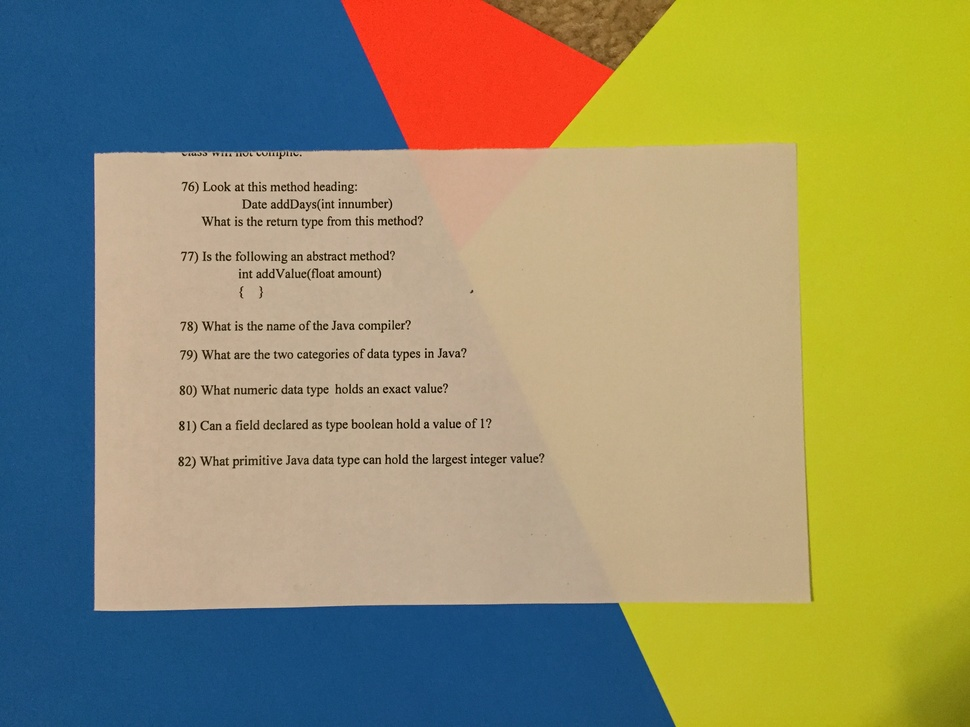
%> input picture Challenge2/data/input_25.JPG, 970 x 727 px, shrunk from 3264 x 2448 before the run
$ octave test4.m   (GNU Octave 9; MATLAB toolbox functions it lacks are replaced by stand-ins)
%> lines starting %> are read from the running program, lines starting %| are printed output that depends on the picture
input_im = imread('data/input_25.JPG');
%> input_im is the input picture: size 727x970x3 uint8; mean R, G, B 149.9, 144.9, 105.6
input_im = rgb2gray(input_im);
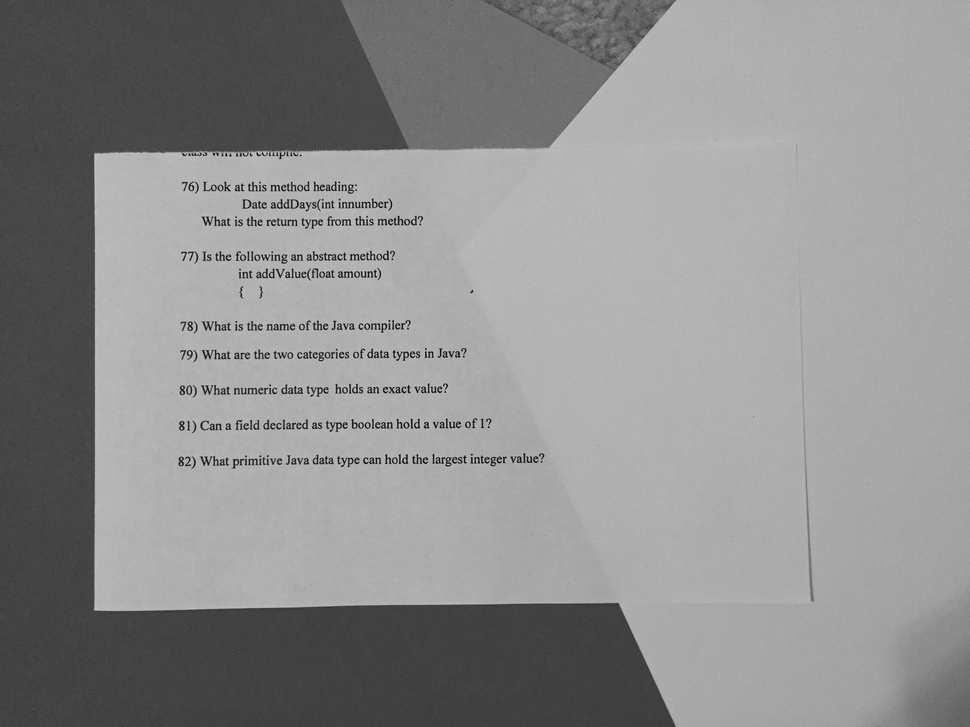
%> input_im: size 727x970 uint8; min 4, max 211, mean 141.9
input_im = input_im - 100;
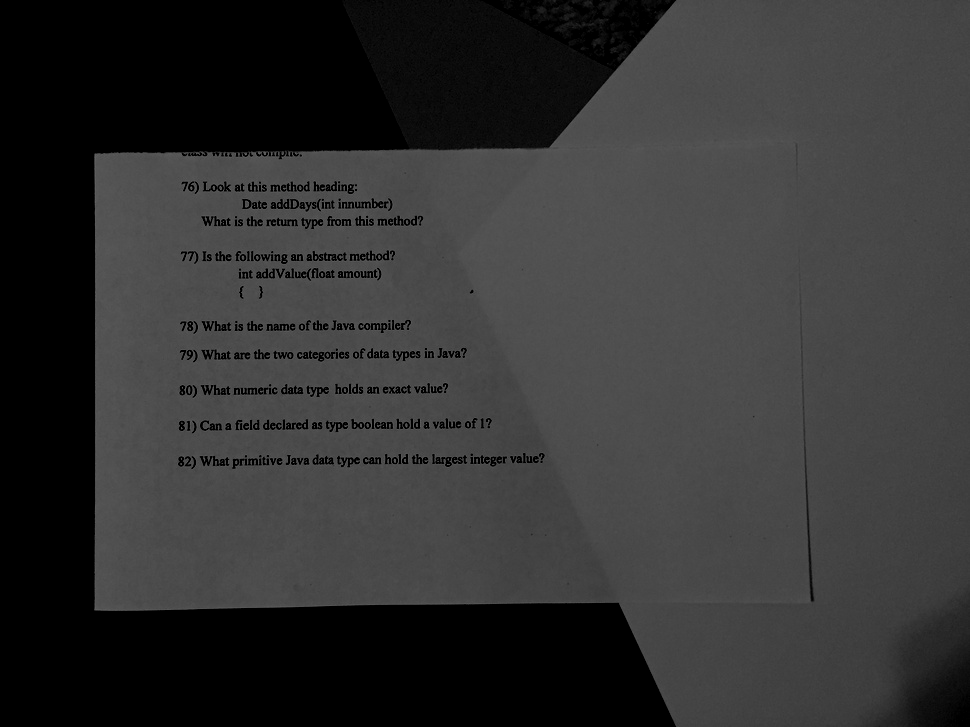
%> input_im: size 727x970 uint8; min 0, max 111, mean 50.3
imshow(input_im);

% [20 lines of commented-out code are left out]

$ run again, with Challenge2/data/input_10.JPG copied over Challenge2/data/input_25.JPG
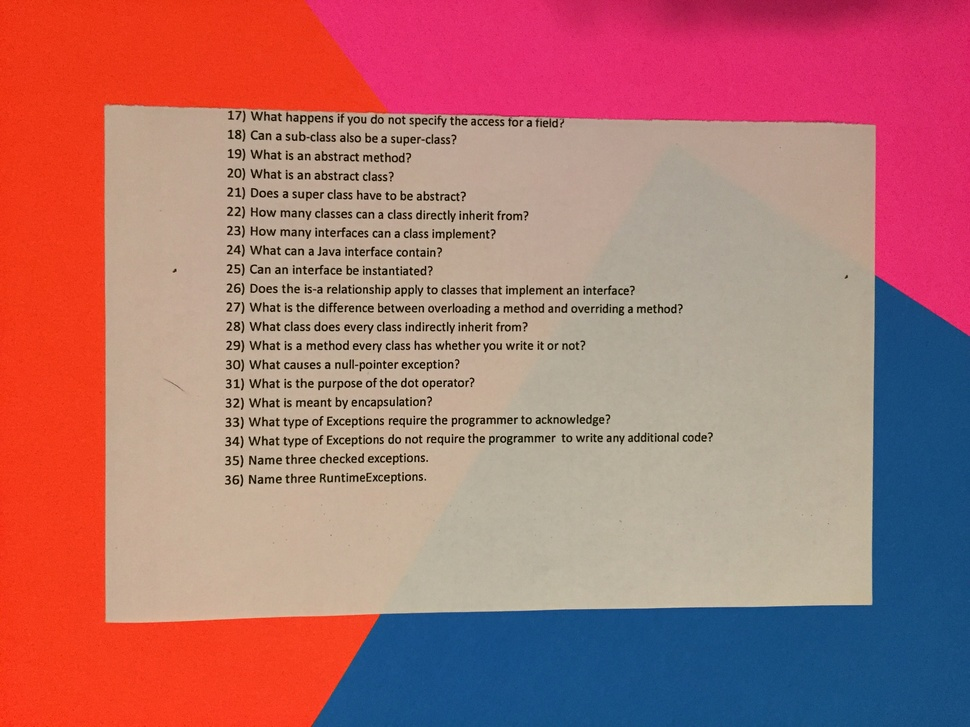
%> input picture Challenge2/data/input_10.JPG, 970 x 727 px, shrunk from 3264 x 2448 before the run
%> input_im is the input picture: size 727x970x3 uint8; mean R, G, B 174.5, 116.1, 115.6
%> `input_im = rgb2gray(input_im);`:
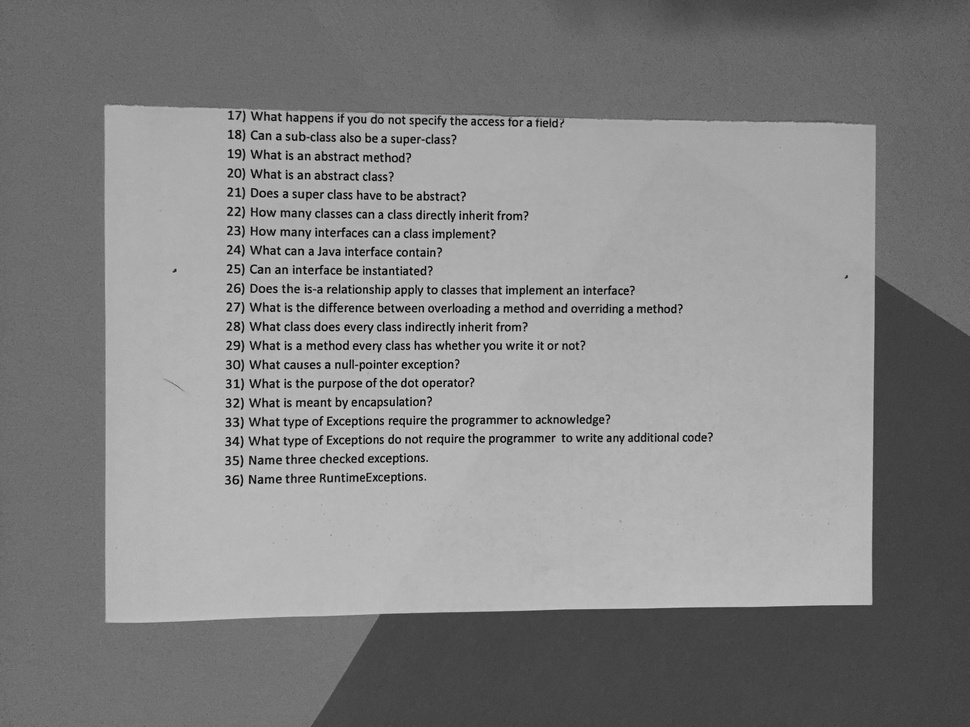
%> input_im: size 727x970 uint8; min 2, max 212, mean 133.5
%> `input_im = input_im - 100;`:
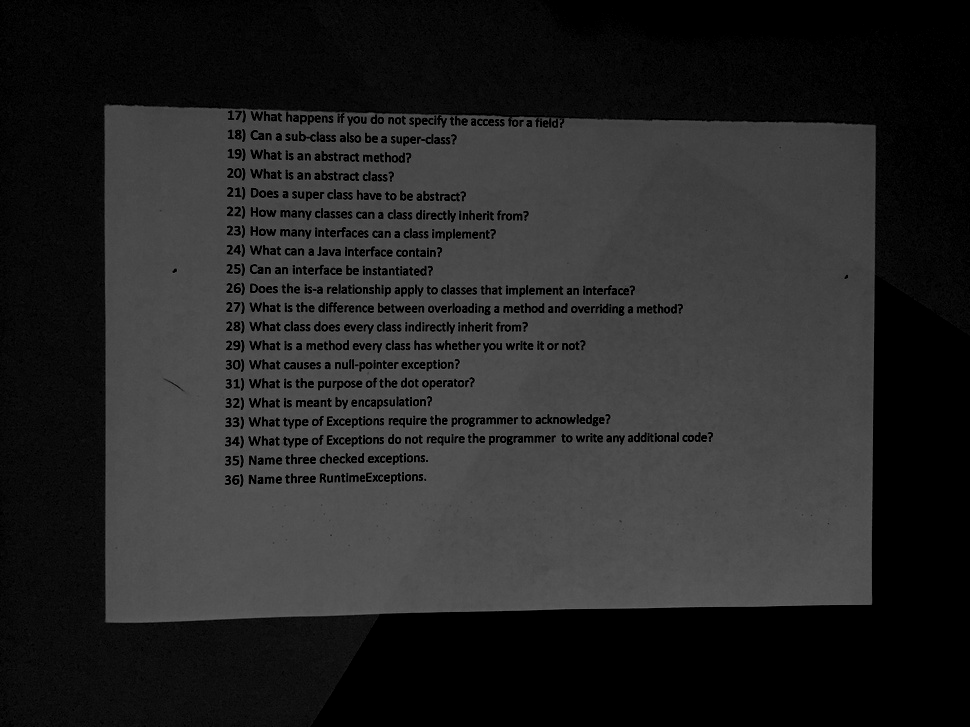
%> input_im: size 727x970 uint8; min 0, max 112, mean 39.8

$ run again, with Challenge2/data/input_11.JPG copied over Challenge2/data/input_25.JPG
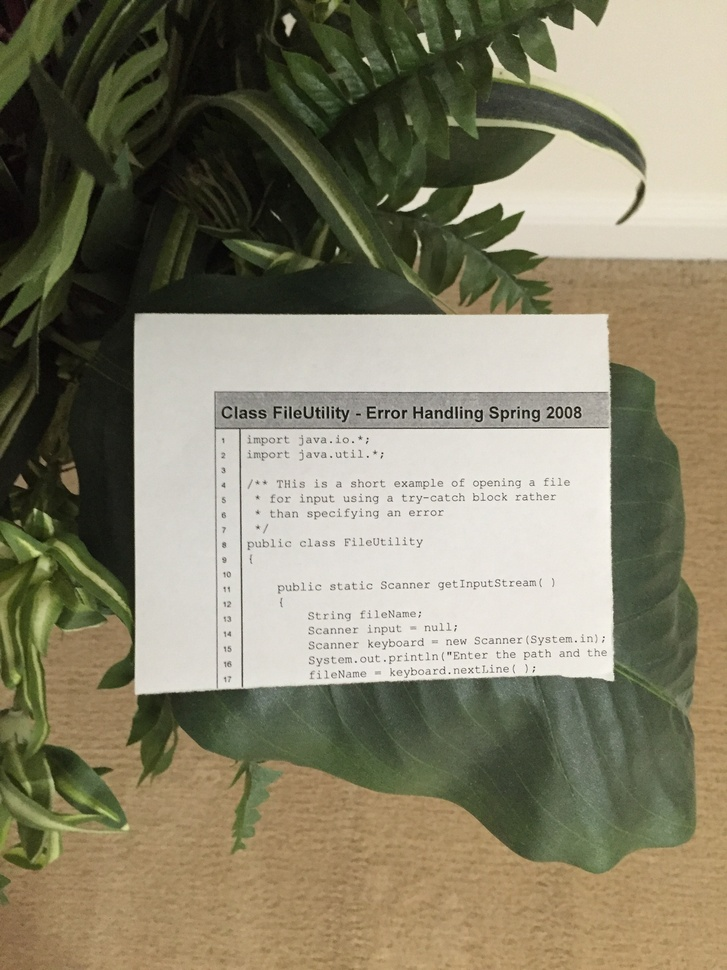
%> input picture Challenge2/data/input_11.JPG, 727 x 970 px, shrunk from 2448 x 3264 before the run
%> input_im is the input picture: size 970x727x3 uint8; mean R, G, B 133, 128.1, 105.4
%> `input_im = rgb2gray(input_im);`:
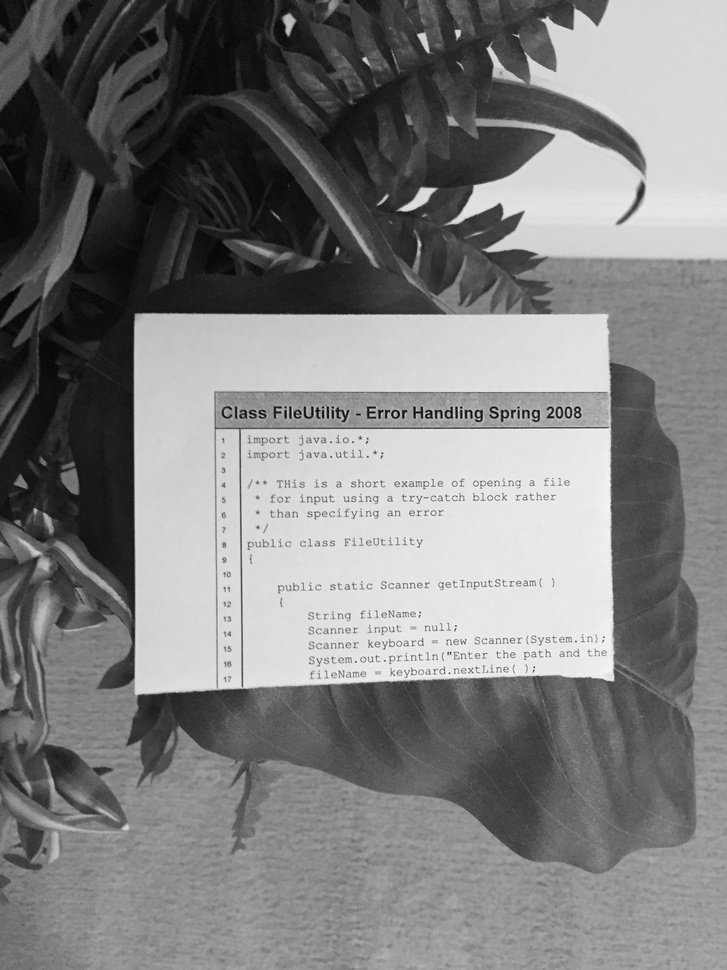
%> input_im: size 970x727 uint8; min 2, max 253, mean 127
%> `input_im = input_im - 100;`:
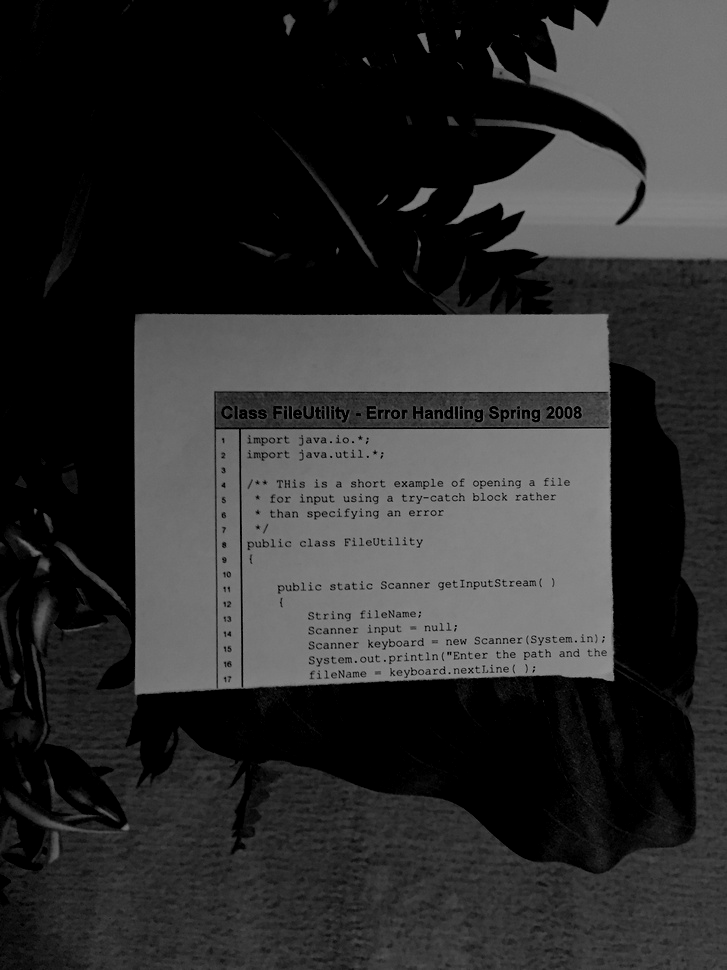
%> input_im: size 970x727 uint8; min 0, max 153, mean 45.8
